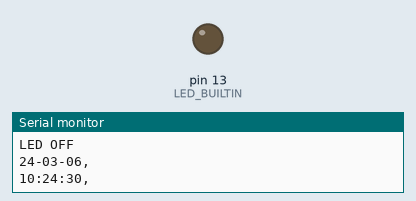
The sketch below on a simulated Arduino Uno, built with avr-gcc and run on an emulated ATmega328P. On the bench: output pins drawn as LEDs (lit = HIGH), the last lines printed to the serial monitor. The local clock reads 2024-03-15 10:24:30 at power-on unless the sketch sets it; storage starts empty; random numbers use the default seed unless the sketch sets one.

Above: at 0.1 s.
At 120.9 s:
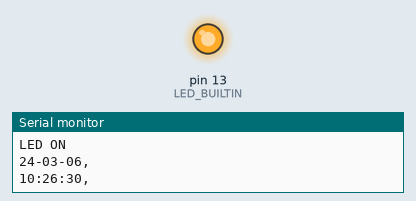
Timing chart, 0 to 122.4 s (numbered marks = the images above):
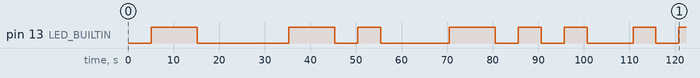

The sketch:

RainDetector.ino
```cpp
#include <Wire.h>
#include <SD.h>
#include <SPI.h>
#include <SparkFunDS1307RTC.h> //RTC module
#include <max6675.h> //thermocouple
#include <stdio.h> //for sprintf
#include <stdlib.h> //for rand()
/*
  Code written by Austin Peay State University student Rashaad Washington 2021
  RainDetector v1.0
  Last changes made on 12/11/2021 at 5:39 CDT
*/
//****************************
File myFile;

int soPin = 4;// SO=Serial Out
int csPin = 5;// CS = chip select CS pin
int sckPin = 6;// SCK = Serial Clock pin
const int chipSelect = 10;
const int motor3 = 3; //Motor on Digital pin 3
MAX6675 Module(sckPin, csPin, soPin);
char timeBuffer[20];
char dateBuffer[20];
const int rainSensor = A0; //Analog A0
bool removed;

void setup() {
  rtc.begin();
  rtc.autoTime();
  pinMode(rainSensor, INPUT);
  pinMode(LED_BUILTIN, OUTPUT);
  //pinMode(motor, OUTPUT);
  Serial.begin(9600); //Think of this as the Begin all above
  //*************************************************

  while (!Serial);
  Serial.println("Initializing SD card...");
  if (!SD.begin(4)) {
    Serial.println("Initialization failed!");
    Serial.println("Please ensure an SD card is inserted");
    while (!SD.begin(4));
  }
  myFile = SD.open("test.csv", FILE_WRITE);
  myFile.close();
  Serial.println("SD Card Found\n");
  removed = true;
} //End of VoidStart

void loop() {
  while (SD.begin(4)) {
    rtc.update();
    int value = rand() % 100; //DEBUG value: Wont need for actual program
    if (value > 50 ) {
      digitalWrite(LED_BUILTIN, HIGH);
      Serial.println(value);
      Serial.println("LED ON");
      writeToSDCard();
      Serial.println();
    } else {
      digitalWrite(LED_BUILTIN, LOW);
      Serial.println(value);
      Serial.println("LED OFF");
      writeToSDCard();
      Serial.println();
    }
    delay(5000); //this needs to be 10minutes;
  }
  if (!SD.begin(4)) {
    Serial.println("SD card removed");
    removed = true;
    while (!SD.begin(4));
  }
  Serial.println("SD Card found\n");
}

void printTime(char* buf1) {
  sprintf(buf1, "%02d:%02d:%02d,",  rtc.hour(), rtc.minute(), rtc.second());
  Serial.println(buf1);
  myFile.print(buf1);
}

void printDate(char* buf1) {
  sprintf(buf1, "%02d-%02d-%02d,", rtc.year(), rtc.month(), rtc.day());
  Serial.println(buf1);
  myFile.print(buf1);
}
void Rain() { //this consists of an int of 0,1 AND the value associated with
  int value = analogRead(rainSensor);
  if (value <= 500)
  {
    Serial.println("rainSensor value: " + value);
    Serial.println("Is NOT raining");
    myFile.print(String(0) + ",");
    myFile.print(String(value) + ",");
  } else if (value > 500) {
    Serial.println("rainSensor value: " + value);
    Serial.println("Is raining");
    myFile.print(String(1) + ",");
    myFile.print(String(value) + ",");
  }
}

float temperature() {
  return ((9 / 5) * (Module.readCelsius()) + 32);
}

void inserted() {
  if (removed) {
    myFile.print("1,");
    removed = false;
  } else if (!removed) {
    myFile.print("0,");
  }
}

void writeToSDCard() {
  myFile = SD.open("test.csv", FILE_WRITE);
  printDate(dateBuffer);
  printTime(timeBuffer);
  inserted();
  //Rain();
  myFile.println();
  myFile.close();
}
```

Measured:
- by itself, pin 13 (LED_BUILTIN): LOW → HIGH at 5.1 s, → LOW 10.1 s later, → HIGH 20.1 s later, → LOW 10.1 s later, … (15 changes in this stretch)
